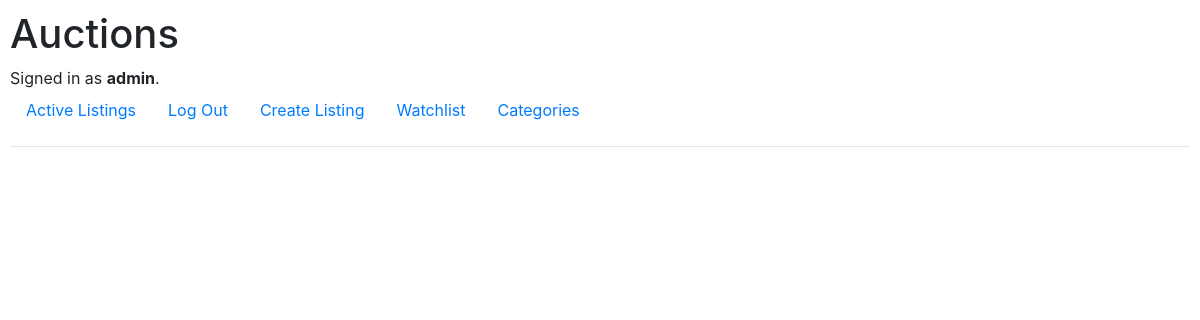
Page /watchlist (signed in) on the earlier database version.
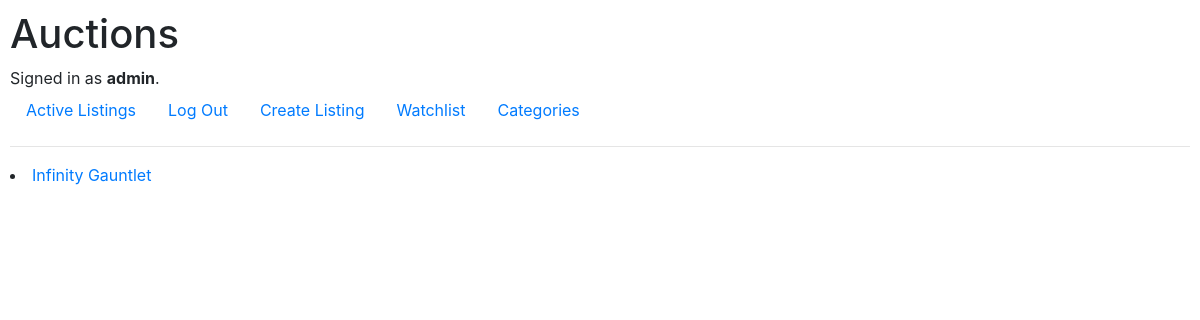
Same page on the later database version.
### auctions/models.py (models this page shows, shortened)
class Watchlist(models.Model):
    listing = models.ForeignKey(Listing,on_delete=models.CASCADE)
    user    = models.ForeignKey(User,on_delete=models.CASCADE)

class Listing(models.Model):
    title      =models.CharField(max_length=200)
    description=models.CharField(max_length=4000)
    base_bid   =models.IntegerField()
    url        =models.URLField(max_length=4000, blank=True)
    category   =models.CharField(null=True, max_length=4000)
    created_by =models.ForeignKey(User,on_delete=models.CASCADE,null=True,related_name='created_by')
    status =models.BooleanField(default=True)
    winner=models.ForeignKey(User,on_delete=models.CASCADE,null=True,related_name='winner')

### auctions/views.py (the view)
# urls.py: path("watchlist",views.watchlist,name="watchlist"),
def watchlist(request):
    w=Watchlist.objects.filter(user = request.user)
    return render(request,"auctions/watchlist.html",{"watchlist":w})

### auctions/templates/auctions/watchlist.html (shortened to what this page needs)
{% extends "auctions/layout.html" %}
{% block body%}
{% for item in watchlist %}
<li><a href="list/{{item.listing.id}}">{{item.listing.title}}</a></li>
{% endfor %}
{% endblock %}

Differences in the rows shown:
added Watchlist: listing "Infinity Gauntlet"
